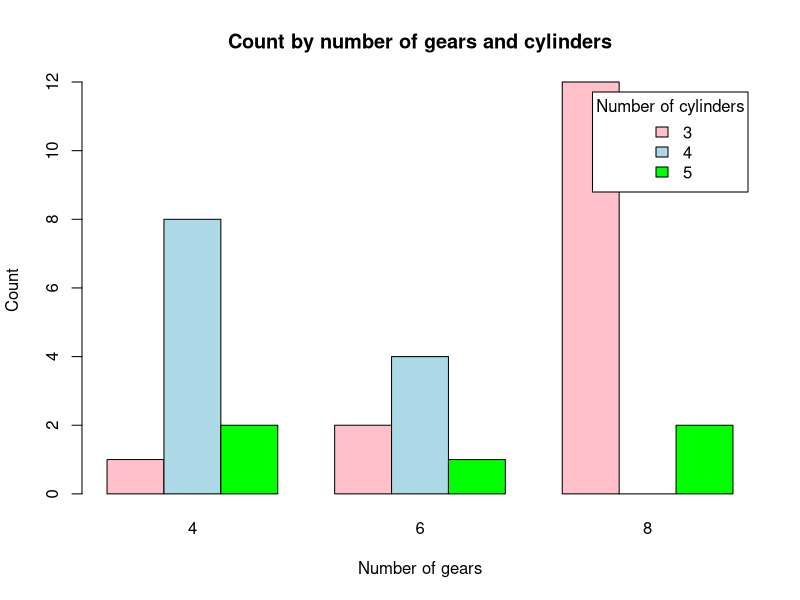
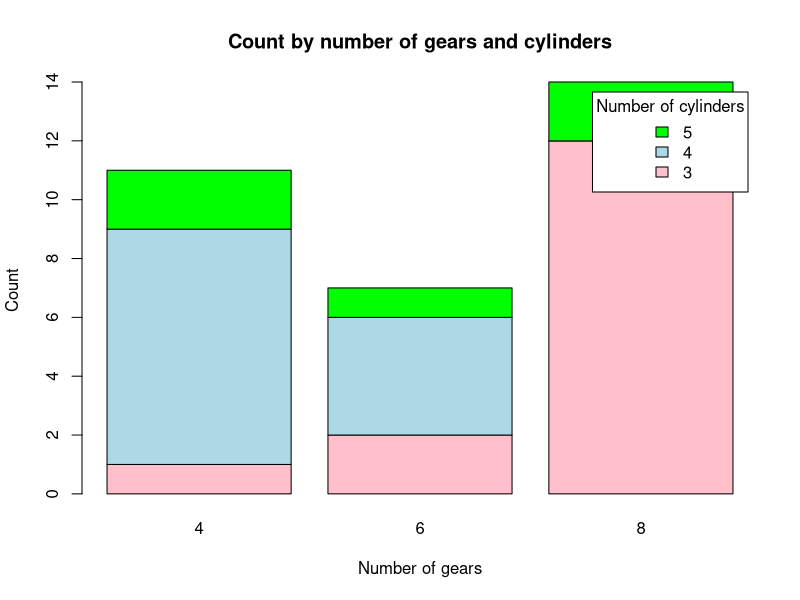
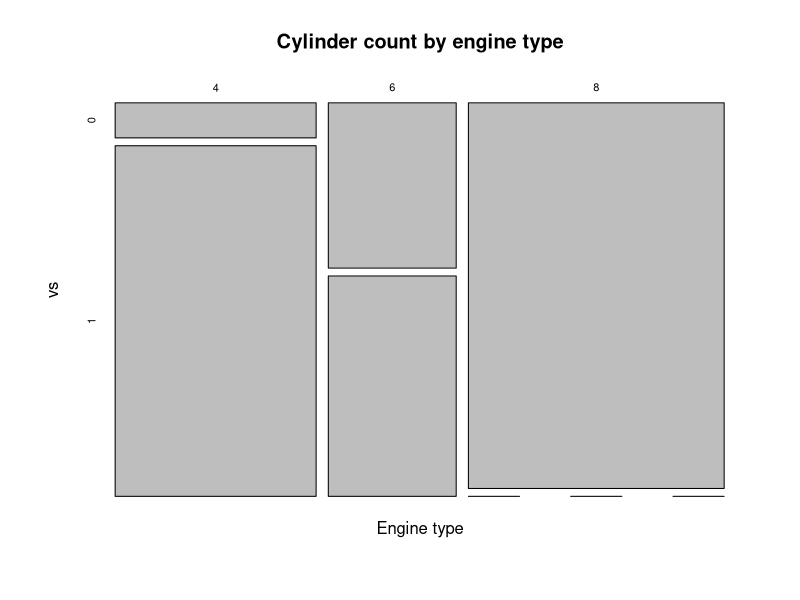
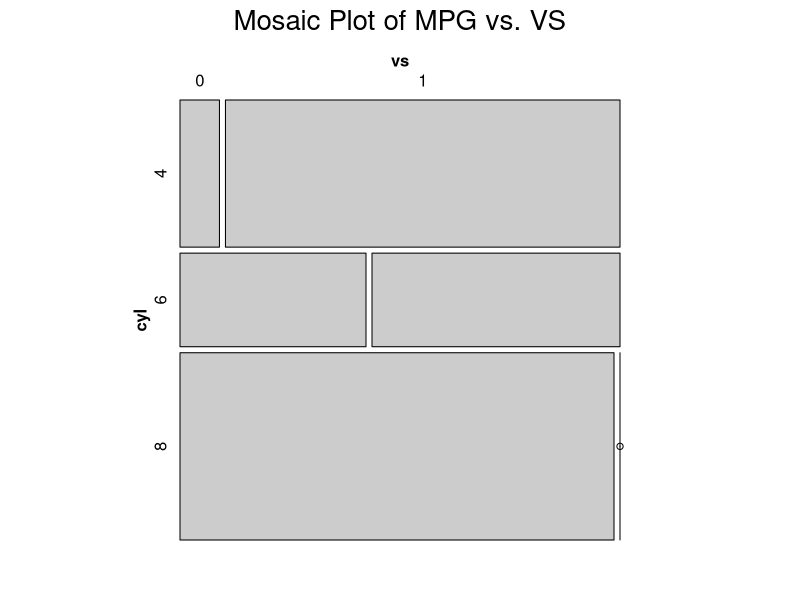
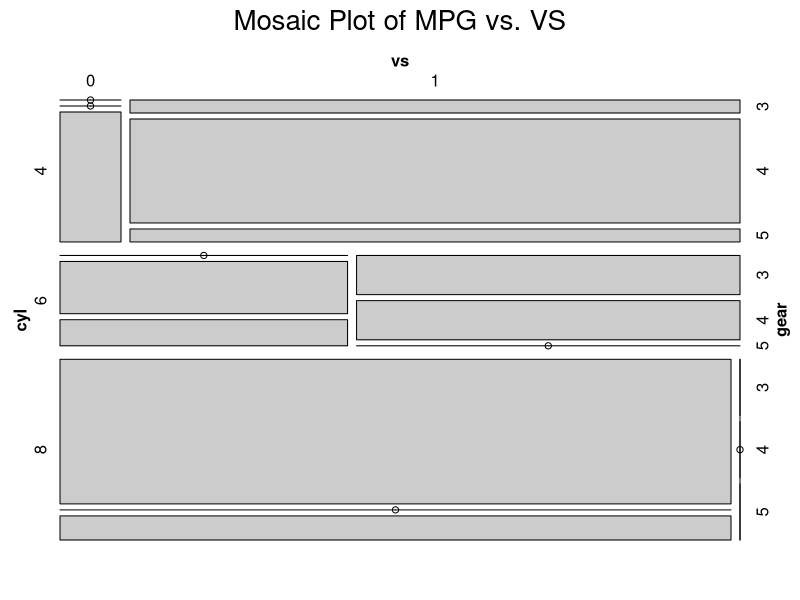

Write the R code that produced these figures, in order.
## ---- chunk 1
data(mtcars)
attach(mtcars)
## ---- chunk 2
t1 = table(am, cyl)
t1
## ---- chunk 3
t1 =xtabs(~ cyl + gear
          , data = mtcars)
t1
## ---- chunk 4
t2 = ftable(gear ~ cyl
            , data = mtcars)
t2
## ---- chunk 5
t1 = table(am, cyl)
p1 = prop.table(t1)
p1
## ---- chunk 6
r2 = round(p1*100,2)
r2
## ---- chunk 7
r2 = round(p1*100,2)
m1 = addmargins(r2)
m1
## ---- chunk 8
table(cyl
      , gear
      , am)

## ---- chunk 9
xtabs(~ cyl + gear + am
      , data = mtcars)


## ---- chunk 10
ftable(gear + cyl ~ am
       , data = mtcars)

## ---- chunk 11
ftable(am + cyl ~ gear + vs
       , data = mtcars)
## ---- chunk 12
# Load the mtcars dataset
data(mtcars)

# Create a matrix with count by number of gears and number of cylinders
counts <- table(mtcars$gear, mtcars$cyl)

# Create the bar plot
barplot(counts, beside = TRUE, col = c("pink", "lightblue", "green"), 
        xlab = "Number of gears", ylab = "Count", 
        main = "Count by number of gears and cylinders", 
        legend.text = rownames(counts), args.legend = list(title = "Number of cylinders"))


## ---- chunk 13
# Load the mtcars dataset
data(mtcars)

# Create a matrix with count by number of gears and number of cylinders
counts <- table(mtcars$gear, mtcars$cyl)

# Create the stacked bar plot
barplot(counts, col = c("pink", "lightblue", "green"), 
        xlab = "Number of gears", ylab = "Count", 
        main = "Count by number of gears and cylinders", 
        legend.text = rownames(counts), args.legend = list(title = "Number of cylinders"), 
        beside = FALSE)

## ---- chunk 14
# Load the mtcars dataset
data(mtcars)

# Create a mosaic plot of the data
mosaicplot(table(mtcars$cyl, mtcars$vs), 
           main = "Cylinder count by engine type",
           xlab = "Engine type",
           ylab = "vs")

## ---- chunk 15
# Load the mtcars dataset
data(mtcars)

# Install and load the vcd package (if it's not already installed)
install.packages("vcd")
library(vcd)

# Create a mosaic plot of mpg (miles per gallon) vs. vs (engine shape)
mosaic(~ cyl + vs, data = mtcars, main = "Mosaic Plot of MPG vs. VS")

## ---- chunk 16
# Load the mtcars dataset
data(mtcars)

# Install and load the vcd package (if it's not already installed)
install.packages("vcd")
library(vcd)

# Create a mosaic plot of mpg (miles per gallon) vs. vs (engine shape)
mosaic(~ cyl + vs + gear, data = mtcars, main = "Mosaic Plot of MPG vs. VS")

